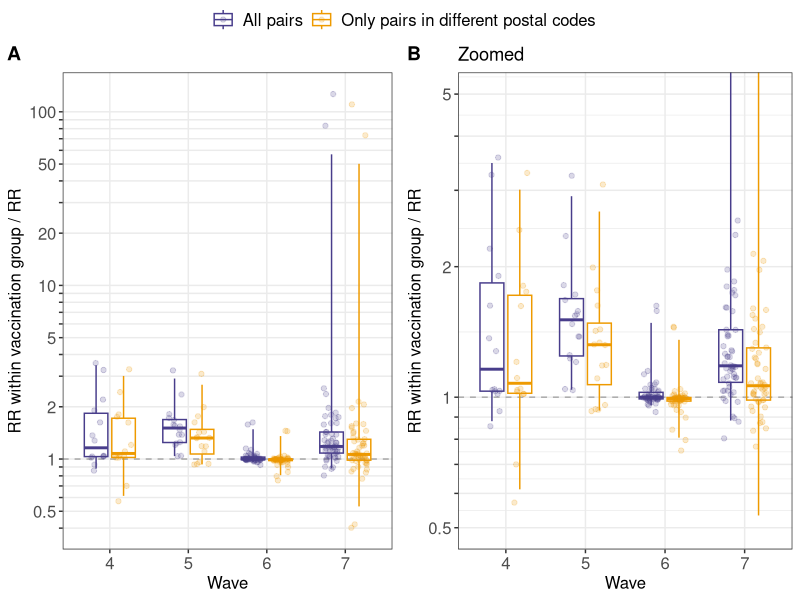

The R script that drew this image:
## This script reproduces Figure S23 exploring a potential signal for
## preferential mixing of individuals within the same vaccination group.
## As we are interested in isolating this effect from the effect of age,
## we only focus on pairs observed within the same age group.
## Therefore, we look at mixing between vaccination groups within the same age group.

library(tidyverse)
library(RColorBrewer)
library(ggpubr)

## Define age groups
vec_age_groups <- c('0-9y', '10-19y', '20-29y', '30-39y', '40-49y', '50-59y', '60-69y', '70-79y', '80y+')

## Load RR between vaccination groups
df_RR_vacc <- read_csv('../../results/RR_vacc/df_RR_vacc_0_mut_away.csv')


## Tidy vaccination group names
df_RR_for_plot <- df_RR_vacc %>% 
  mutate(group_1 = case_when(group_1 == 'Completed primary series' ~ 'Vaccinated',
                             group_1 == 'Completed primary series + booster' ~ 'Boosted',
                             group_1 == 'No valid vaccination record' ~ 'Unvaccinated'),
         group_2 = case_when(group_2 == 'Completed primary series' ~ 'Vaccinated',
                             group_2 == 'Completed primary series + booster' ~ 'Boosted',
                             group_2 == 'No valid vaccination record' ~ 'Unvaccinated'),
         group_1 = factor(group_1, levels = c('Unvaccinated', 'Vaccinated', 'Boosted')),
         group_2 = factor(group_2, levels = c('Unvaccinated', 'Vaccinated', 'Boosted'))) %>%
  mutate(group_plot = case_when(group_1 == 'Boosted' & group_2 == 'Boosted' ~ 'Between boosted',
                                group_1 == 'Vaccinated' & group_2 == 'Vaccinated' ~ 'Between vaccinated',
                                group_1 == 'Unvaccinated' & group_2 == 'Unvaccinated' ~ 'Between unvaccinated',
                                group_1 == 'Vaccinated' & group_2 == 'Boosted' ~ 'Vaccinated/Boosted',
                                group_1 == 'Boosted' & group_2 == 'Vaccinated' ~ 'Vaccinated/Boosted',
                                group_1 == 'Vaccinated' & group_2 == 'Unvaccinated' ~ 'Unvaccinated/Vaccinated',
                                group_1 == 'Unvaccinated' & group_2 == 'Vaccinated' ~ 'Unvaccinated/Vaccinated',
                                group_1 == 'Unvaccinated' & group_2 == 'Boosted' ~ 'Unvaccinated/Boosted',
                                group_1 == 'Boosted' & group_2 == 'Unvaccinated' ~ 'Unvaccinated/Boosted'))

## Remove combinations of age groups and vaccination groups
## that are not relevant for specific time periods 
## (e.g. children aged 0-9y were not eligible for vaccination during rhe fourth wave)

df_RR_for_plot <- df_RR_for_plot %>% 
  filter(i_period >= 3 | (age_decade != '0-9y'), i_period >= 2 | (age_decade != '10-19y'),
         i_period >= 3 | (group_1 != 'Boosted'), i_period >= 3 | (group_2 != 'Boosted'),
         type != 'Only pairs in different counties') %>% 
  group_by(group_1, i_period, age_decade, type) %>% 
  mutate(RR_within_group = RR[group_1 == group_2],
         ratio_RR_RR_within_group = RR / RR_within_group,
         ratio_RR_within_group_RR = RR_within_group / RR) %>% 
  ungroup() %>% 
  filter(group_1 != group_2) %>% 
  mutate(type = ifelse(type == 'Only pairs in different postal_codes', 'Only pairs in different postal codes', type))


## Define boxplots characteristics for the figure
df_for_boxplot <- df_RR_for_plot %>% 
  group_by(type, i_period) %>% 
  summarise(y00 = quantile(ratio_RR_within_group_RR, 0.025),
            y25 = quantile(ratio_RR_within_group_RR, 0.25),
            y50 = quantile(ratio_RR_within_group_RR, 0.5),
            y75 = quantile(ratio_RR_within_group_RR, 0.75),
            y100 = quantile(ratio_RR_within_group_RR, 0.975))


## Plot of the ratio of the RR within a vaccination group and between vaccination groups
## Values greater than 1 suggest that individuals tend to preferentially transmit to individuals
## within the same vaccination group

ratio_RR_vacc_group_over_time <- df_RR_for_plot %>%   
  ggplot(aes(x = as.factor(i_period))) +
  geom_hline(yintercept = 1., linetype = 'dashed', color = 'darkgrey') +
  geom_boxplot(data = df_for_boxplot,
               aes(group = interaction(type, i_period),
                   ymin = y00, lower = y25, middle = y50, upper = y75, ymax = y100,
                   colour = type), fill = NA,
               stat = 'identity', 
               position = position_dodge(0.7),
               width = 0.6) +
  geom_point(aes(y = ratio_RR_within_group_RR, colour = type),
             position = position_jitterdodge(jitter.height = 0., 
                                             jitter.width = 0.2, 
                                             dodge.width = 0.7),
             alpha = 0.2) +
  scale_colour_manual(name = '', values = c('darkslateblue', 'orange2')) +
  scale_x_discrete(name = 'Wave', breaks = 1:4, labels = (1:4) + 3) +
  scale_y_continuous(name = 'RR within vaccination group / RR', trans = 'log',
                     breaks = c(seq(0.1, 0.9, 0.1), seq(1., 9., 1.), seq(10., 100., 10.), 200),
                     labels = c(0.1, 0.2, rep('', 2), 0.5, rep('', 4),
                                1, 2, rep('', 2), 5, rep('', 4),
                                10, 20, rep('', 2), 50, rep('', 4), 100, 200
                     )) +
  theme_bw() +
  theme(axis.text = element_text(size = 12),
        axis.title = element_text(size = 12),
        legend.text = element_text(size = 12),
        legend.position = 'bottom',
        panel.grid.minor = element_blank())

## Same figure but zoomed
ratio_RR_vacc_group_over_time_zoomed <- df_RR_for_plot %>%   
  ggplot(aes(x = as.factor(i_period))) +
  geom_hline(yintercept = 1., linetype = 'dashed', color = 'darkgrey') +
  geom_boxplot(data = df_for_boxplot,
               aes(group = interaction(type, i_period),
                   ymin = y00, lower = y25, middle = y50, upper = y75, ymax = y100,
                   colour = type), fill = NA,
               stat = 'identity', 
               position = position_dodge(0.7),
               width = 0.6) +
  geom_point(aes(y = ratio_RR_within_group_RR, colour = type),
             position = position_jitterdodge(jitter.height = 0., 
                                             jitter.width = 0.2, 
                                             dodge.width = 0.7),
             alpha = 0.2) +
  scale_colour_manual(name = '', values = c('darkslateblue', 'orange2')) +
  scale_x_discrete(name = 'Wave', breaks = 1:4, labels = (1:4) + 3) +
  scale_y_continuous(name = 'RR within vaccination group / RR', trans = 'log',
                     breaks = c(seq(0.1, 0.9, 0.1), seq(1., 9., 1.), seq(10., 100., 10.), 200),
                     labels = c(0.1, 0.2, rep('', 2), 0.5, rep('', 4),
                                1, 2, rep('', 2), 5, rep('', 4),
                                10, 20, rep('', 2), 50, rep('', 4), 100, 200
                     )) +
  theme_bw() +
  theme(axis.text = element_text(size = 12),
        axis.title = element_text(size = 12),
        legend.text = element_text(size = 12),
        legend.position = 'bottom') +
  coord_cartesian(ylim = c(0.5, 5))


## Make panel
panel_ratio_RR_vacc_group_over_time <- ggarrange(ratio_RR_vacc_group_over_time + ggtitle(''), 
                                                 ratio_RR_vacc_group_over_time_zoomed + ggtitle('Zoomed'),
                                                 ncol = 2, labels = 'AUTO',
                                                 common.legend = T)


#pdf('../../plots/RR_vacc/panel_ratio_RR_within_vaccination_group_RR.pdf', height = 4., width = 8.)
plot(panel_ratio_RR_vacc_group_over_time)
#sdev.off()
